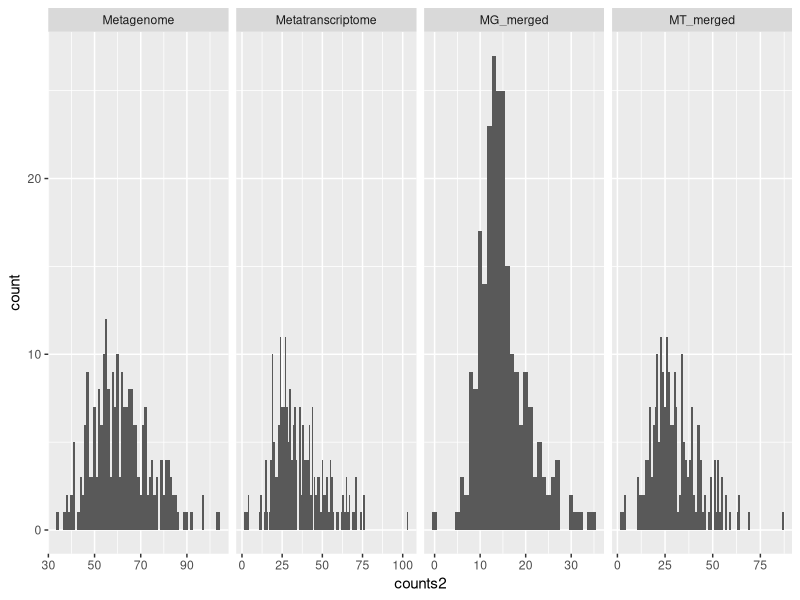
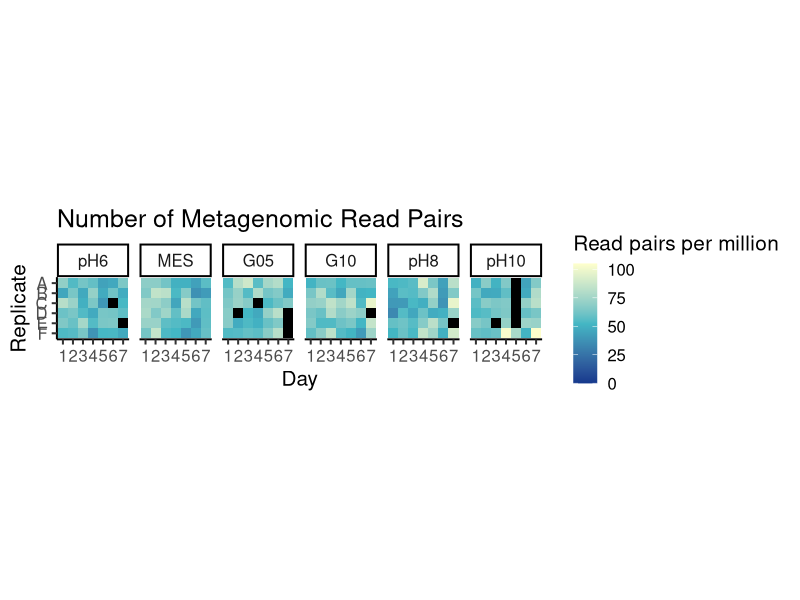
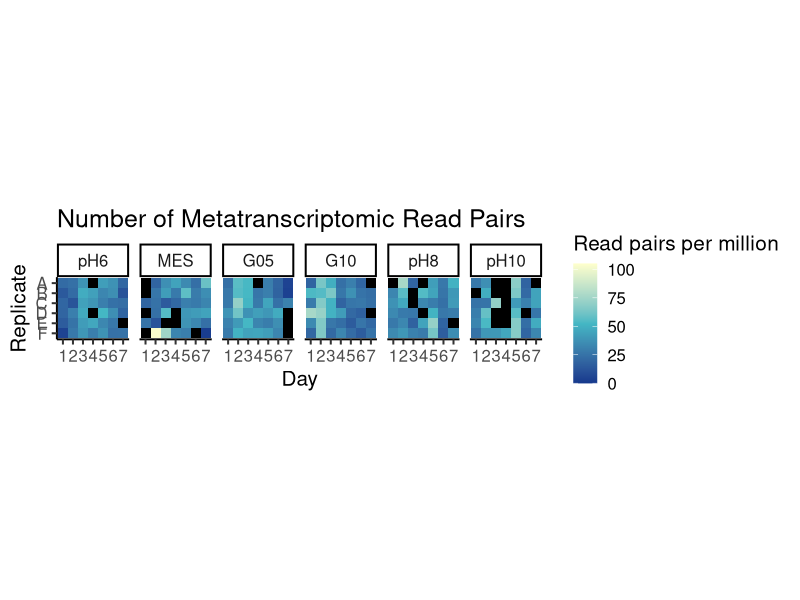
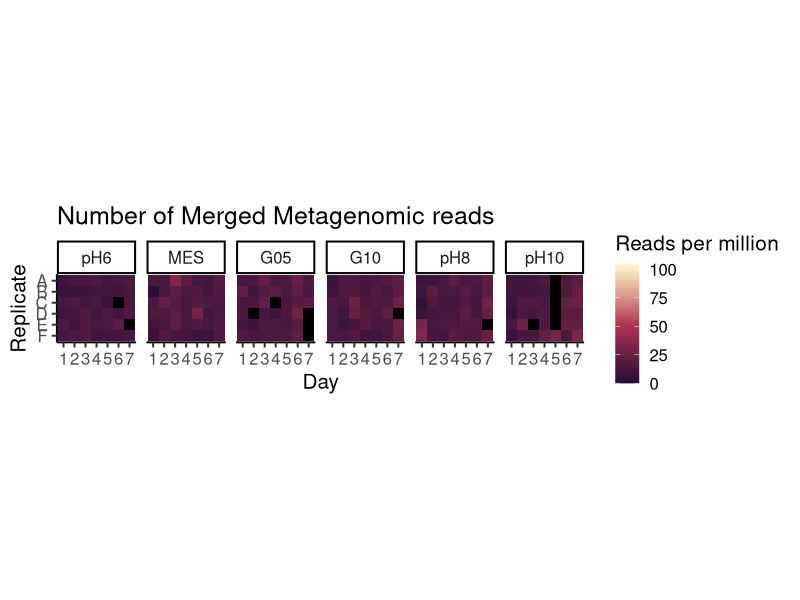
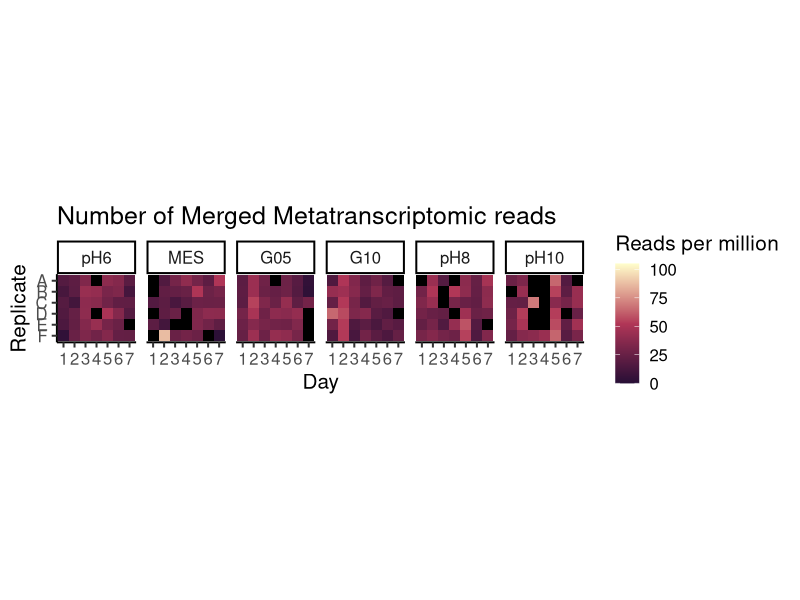
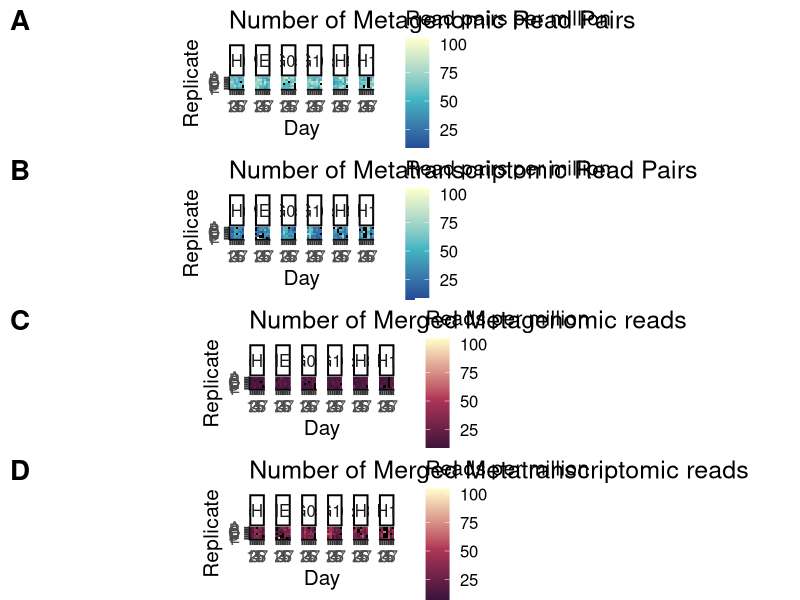
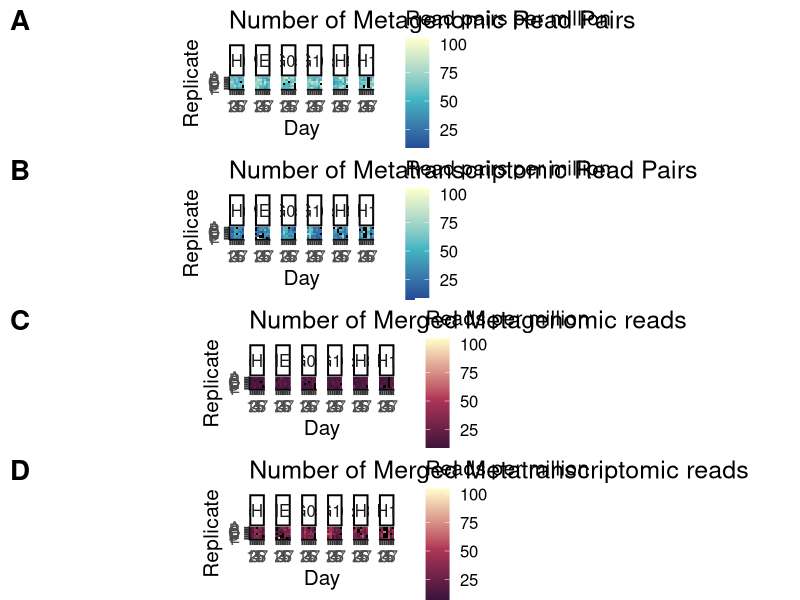
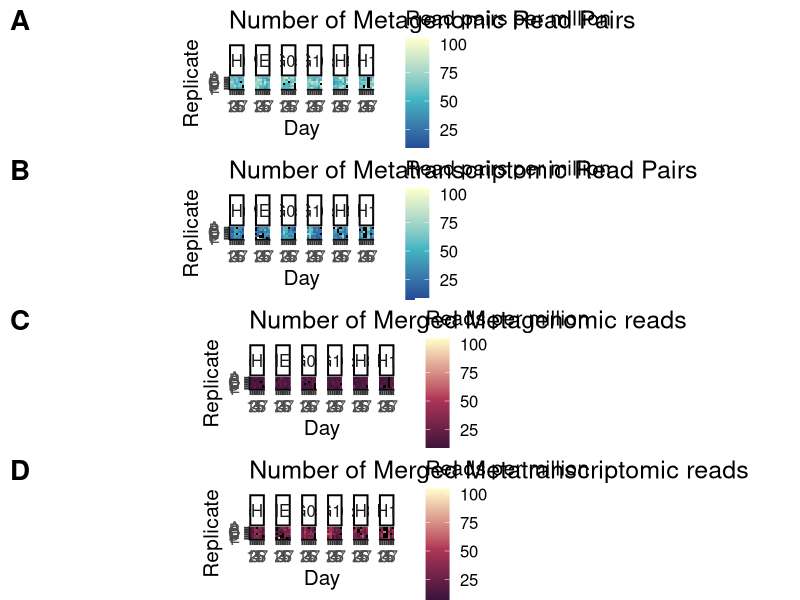

The R source for these figures, in order:
library(data.table)
library(stringr)
library(dplyr)
library(ggplot2)
library(plyr)
library(ggpubr)

#Read in files, rename columns for easy merging
mg_mt_mgm <- fread("all_reads_counts.tsv", sep="\t")
colnames(mg_mt_mgm) <- c("counts", "Sample")
mtm <- fread("total_reads_mt.txt", sep="\t")
colnames(mtm)<- c("Sample", "counts")

#combine files, make dataframe
data <- rbind(mg_mt_mgm,mtm)
data <- as.data.frame(data)


#string-split into useful data
data[c("Treatment","Day","Replicate","Sample_type")] <- str_split_fixed(data$Sample, "_", 4)

#replace file extensions into useful data
new_str = c("mg.fastq.1.gz.counts"="Metagenome",
            "mt.R1.fastq.cleaned.forward"="Metatranscriptome",
            "mg.pear.fastq.gz.counts"="MG_merged",
            "mt.R1.fastq.merged.ribodepleted.fastq.gz.counts"="MT_merged")
data$Sample_type <- str_replace_all(data$Sample_type, new_str)

#divide counts by 1 million for easier readability
data$counts2 <- data$counts/1000000

data$Treatment<-factor(data$Treatment, levels = c("pH6","MES","G05","G10","pH8","pH10"))
data$Replicate<-factor(data$Replicate, levels = c("F","E","D","C","B","A"))


#summarise

data_summary <- data %>%
  group_by(Sample_type) %>%
  summarise(mean=mean(counts2),
            median=median(counts2),
           sd=sd(counts2),
           min=min(counts2),
           max=max(counts2))


hist <- ggplot(data, aes(x=counts2)) +
  geom_histogram(binwidth=1) +
  facet_grid(~Sample_type, scales = "free")
hist

mgm_list <- subset(data, Sample_type =="MG_merged" & counts2 > 14)
mtm_list <- subset(data, Sample_type =="MT_merged" & counts2 > 30)


#write.csv(mgm_list, "mg_14m_list.csv", row.names = FALSE)
#write.csv(mtm_list, "mt_30m_list.csv", row.names = FALSE)
#add missing data



rng = range(data$counts2)

data_mg <- subset(data, Sample_type == "Metagenome")

data_mg_summary <- data_mg %>%
  summarise(mean = mean(counts2),
            sd=sd(counts2))

#add missing data so I can fill NA
Treatment <- c("pH6","pH6", "G05","G05","G05","G05","G05","G10","pH8", "pH10","pH10","pH10","pH10","pH10","pH10")
Day <- c("6","7","2","4","7","7","7","7","7","3","5","5","5","5","5")
Replicate <- c("C","E","D","C","D","E","F","D","E","E","A","B","C","D","E")
temp <- data.frame(Treatment, Day, Replicate)

data_mg <- rbind.fill(data_mg, temp)
data_mg$Treatment<-factor(data_mg$Treatment, levels = c("pH6","MES","G05","G10","pH8","pH10"))
data_mg$Replicate<-factor(data_mg$Replicate, levels = c("F","E","D","C","B","A"))



p1 <- ggplot(data_mg, aes(y=Replicate, x=Day, fill = counts2)) +
  geom_tile() +
  scale_fill_gradient2(na.value = "black", low="#13378c", mid="#43b7c4", high="#ffffcc", midpoint = mean(rng), breaks = seq(0,100, 25),limits=c(floor(rng[1]),ceiling(rng[2]))) +
  theme_classic(base_size = 15) +
  coord_fixed() +
  labs(fill="Read pairs per million") +
  ggtitle("Number of Metagenomic Read Pairs") +
  facet_grid (~Treatment)
p1

data_mt <- subset(data, Sample_type == "Metatranscriptome")
data_mt_summary <- data_mt %>%
  summarise(mean = mean(counts2),
            sd=sd(counts2))


#add missing data so I can fill NA
Treatment <- c("pH6","pH6","pH6",
               "MES","MES","MES","MES","MES","MES","MES","MES",
               "G05","G05","G05","G05",
               "G10","G10",
               "pH8","pH8","pH8","pH8","pH8","pH8",
               "pH10","pH10","pH10","pH10","pH10","pH10","pH10","pH10","pH10","pH10","pH10","pH10")
Day <- c("4","4","7",
         "1","1","1","1","3","4","4","6",
         "4","7","7","7",
         "7","7",
         "1","3","3","4","4","7",
         "1","3","3","3","3","4","4","4","4","4","6","7")
Replicate <- c("A","D","E",
               "A","B","D","F","E","D","E","F",
               "A","D","E","F",
               "A","D",
               "A","B","C","A","D","E",
               "B","A","B","D","E","A","B","C","D","E","D","A")
temp2 <- data.frame(Treatment, Day, Replicate)
data_mt <- rbind.fill(data_mt, temp2)
data_mt$Treatment<-factor(data_mt$Treatment, levels = c("pH6","MES","G05","G10","pH8","pH10"))
data_mt$Replicate<-factor(data_mt$Replicate, levels = c("F","E","D","C","B","A"))

p2 <- ggplot(data_mt, aes(y=Replicate, x=Day, fill = counts2)) +
  geom_tile() +
  scale_fill_gradient2(na.value = "black", low="#13378c", mid="#43b7c4", high="#ffffcc", midpoint = mean(rng), breaks = seq(0,100, 25),limits=c(floor(rng[1]),ceiling(rng[2]))) +
  theme_classic(base_size = 15) +
  coord_fixed() +
  labs(fill="Read pairs per million") +
  ggtitle("Number of Metatranscriptomic Read Pairs") +
  facet_grid (~Treatment)
p2


data_mgm <- subset(data, Sample_type == "MG_merged")
data_mgm <- rbind.fill(data_mgm, temp)
data_mgm$Treatment<-factor(data_mgm$Treatment, levels = c("pH6","MES","G05","G10","pH8","pH10"))
data_mgm$Replicate<-factor(data_mgm$Replicate, levels = c("F","E","D","C","B","A"))


p3 <- ggplot(data_mgm, aes(y=Replicate, x=Day, fill = counts2)) +
  geom_tile() +
  scale_fill_gradient2(na.value = "black", low="#250e35", mid="#b13657", high="#ffffcc", midpoint = mean(rng), breaks = seq(0,100, 25),limits=c(floor(rng[1]),ceiling(rng[2]))) +
  theme_classic(base_size = 15) +
  coord_fixed() +
  labs(fill="Reads per million") +
  ggtitle("Number of Merged Metagenomic reads") +
  facet_grid (~Treatment)
p3

data_mtm <- subset(data, Sample_type == "MT_merged")
data_mtm_summary <- data_mtm %>%
  summarise(mean = mean(counts2),
            sd=sd(counts2))


data_mtm <- rbind.fill(data_mtm, temp2)
data_mtm$Treatment<-factor(data_mtm$Treatment, levels = c("pH6","MES","G05","G10","pH8","pH10"))
data_mtm$Replicate<-factor(data_mtm$Replicate, levels = c("F","E","D","C","B","A"))
p4 <- ggplot(data_mtm, aes(y=Replicate, x=Day, fill = counts2)) +
  geom_tile() +
  scale_fill_gradient2(na.value = "black",low="#250e35", mid="#b13657", high="#ffffcc", midpoint = mean(rng), breaks = seq(0,100, 25),limits=c(floor(rng[1]),ceiling(rng[2]))) +
  theme_classic(base_size = 15) +
  coord_fixed() +
  labs(fill="Reads per million") +
  ggtitle("Number of Merged Metatranscriptomic reads") +
  facet_grid (~Treatment)
p4




ggarrange(p1, p2, p3, p4,ncol=1, labels = "AUTO", font.label = list(size = 20))

ggsave("read_counts.tiff", device = "tiff", dpi = 700)
ggsave("read_counts.png", device = "png", dpi = 700)
ggsave("read_counts.pdf", device = "pdf", dpi = 700)



######### file size table ###


data$Sample <-str_replace(data$Sample, ".fastq.1.gz.counts", "")
data$Sample <-str_replace(data$Sample, ".R1.fastq.cleaned.forward", "")

data_keep <- subset(data, Sample_type %in% c("Metagenome", "Metatranscriptome"))

data_mg <- subset(data, Sample_type == "Metagenome")
data_mt <- subset(data, Sample_type == "Metatranscriptome")



d_size <- read.csv("CR_filesizes.csv", header = TRUE)

d_size_summ <- d_size %>%
  group_by(Dataset) %>%
  summarise(mean = mean(Size_GB),
            sd=sd(Size_GB),
            sum=sum(Size_GB))
